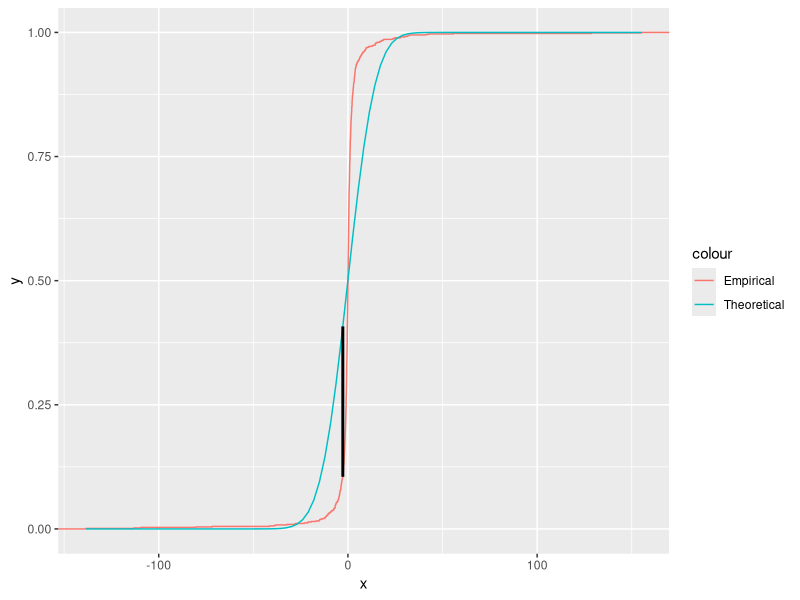
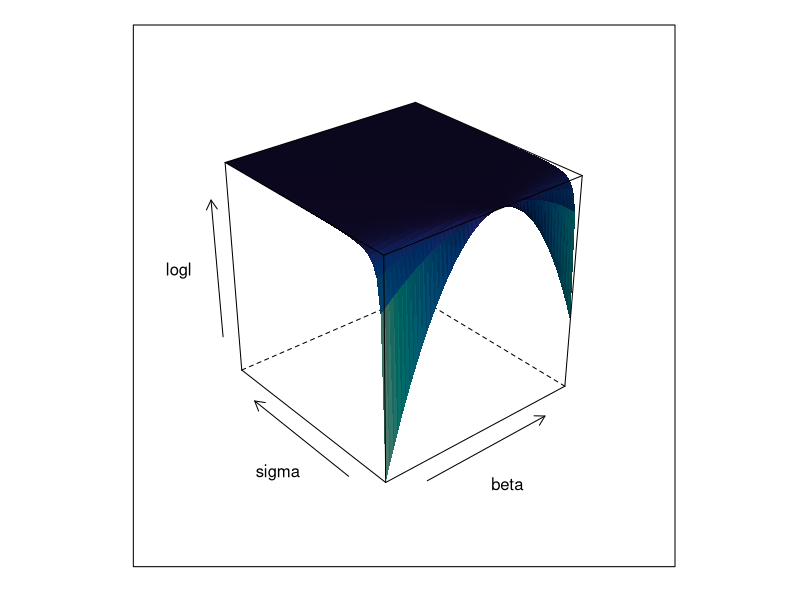

Reproduce these figures in R, in order.
## ---- chunk 1
# Question 1

# Make the hypotheses for the test:

## Null hypothesis(Ho): the empirical distribution of the observed data matches the specified PDF.
## Alternative hypothesis(H1): at least one value doesn't match the specified distribution.


# set seed for random number generation

set.seed(123)

# generate 1000 random cauchy density varialbes 
y <-rcauchy(1000, location = 0, scale = 1)
y

# write the function to find the largest absolute difference between the empirical distirbution (use "ecdf(y)(y)") and the theoretical normal distribution (use "pnorm(y)") across all x position.

D <- y[which.max(abs(ecdf(y)(y)-pnorm(y,mean(y),sd = sd(y))))]

# set up the observed data as data frame.
df <-data.frame(x = y)

# plot the Empirical distribution, Theoretical distribution and also mark the maximum difference.

library(ggplot2)

ggplot(df, aes(x)) +
  stat_ecdf(aes(colour = "Empirical")) +
  stat_function(fun = pnorm, args = list(mean = mean(y), sd = sd(y)),
                aes(colour = "Theoretical")) +
  annotate(
    "segment",
    x = D, xend = D,
    y = ecdf(y)(D), yend = pnorm(D, mean(y), sd(y)),
    size =1
  )

# The maxinum difference shows on the gragh, D = 0.3 (=0.4-0.1)

# Now we can use "ks.test()" to get P-value and test if the D value the same result as above

ks.test(y,"pnorm",mean(y),sd(y))

## D = 0.30395, D-value equals to the result above.
## p-value < 2.2e-16, P-value more less than 0.05, so the null hypothesis could be rejected. The empirical distribution of the observed data doesn't match the theoretical distribution.


## ---- chunk 2
#Question 2

# set up the data

set.seed(123)
data <-data.frame(x = runif(200, 1, 100))
data$y <- 0 + 2.75*data$x +rnorm(200, 0, 1.5)

# write the function of the OLS regression with θ=(β, σ)
linear.lik <- function(theta, y, x){
  n <- nrow(x)
  k <- ncol(x)
  beta <- theta[1:k]
  sigma2 <- theta[k+1]^2
  e <- y-x%*%beta
  logl <- -0.5*n*log(2*pi)-0.5*n*log(sigma2)-((t(e)%*%e)/(2*sigma2))
  return(-logl)
}



# it creates a surface at different values of β and σ

surface <- list()
k <- 0
for (beta in seq (0, 5, 0.1)){
   for (sigma in seq(0.1, 5, 0.1)){
     k <- k + 1
     logl <- linear.lik(theta = c(0, beta, sigma), y = data$y, x = cbind(1, data$x))
     surface[[k]] <- data.frame(beta = beta, sigma = sigma, logl = -logl)
   }
}
surface <- do.call(rbind, surface)
library(lattice)

wireframe(logl ~ beta*sigma, surface, shade = TRUE)

# use "optim()" to find the parameters of the maximum point on the surface

linear.MLE <- optim(fn=linear.lik, par = c(1,1,1), hessian = TRUE, y = data$y, x = cbind(1, data$x), method = "BFGS")

linear.MLE$par

##[1]  0.118865  2.747869 -1.441841
## the result explores the parameters,  β=2.75 and σ^2=118

summary(lm(y ~x, data))

##Coefficients:
##            Estimate Std. Error t value            Pr(>|t|)
##(Intercept) 0.118004   0.218720    0.54                0.59
##x           2.747882   0.003781  726.81 <0.0000000000000002
               
##(Intercept)    
##x           ***
##---

# Conclusion: lm turns out the equivalent results to the Newton-Raphson algotiyhm.
## ---- chunk 3

